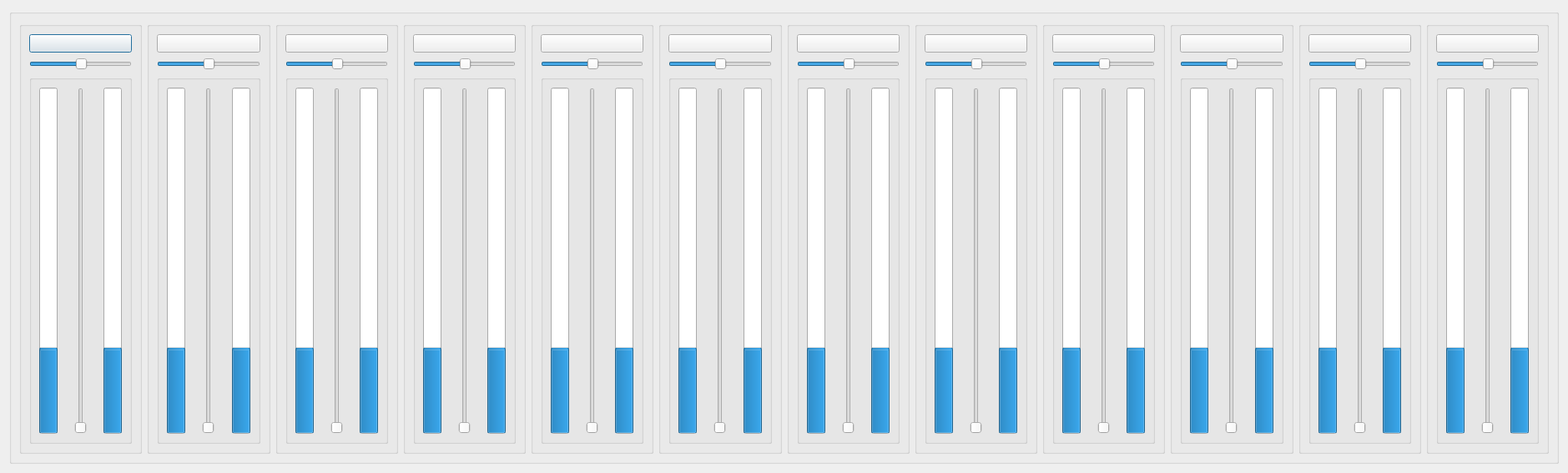
<?xml version="1.0" encoding="UTF-8"?>
<ui version="4.0">
 <class>VentanaMixer</class>
 <widget class="QDialog" name="VentanaMixer">
  <property name="geometry">
   <rect>
    <x>0</x>
    <y>0</y>
    <width>1879</width>
    <height>567</height>
   </rect>
  </property>
  <property name="windowTitle">
   <string>Dialog</string>
  </property>
  <layout class="QHBoxLayout" name="horizontalLayout_3">
   <item>
    <widget class="QGroupBox" name="GrupoTodosLosFader">
     <layout class="QHBoxLayout" name="horizontalLayout_18">
      <item>
       <widget class="QGroupBox" name="GrupoCanal_1">
        <layout class="QVBoxLayout" name="verticalLayout_30">
         <item>
          <layout class="QVBoxLayout" name="verticalLayout_31">
           <item>
            <widget class="QPushButton" name="BotonSetCanal_15">
             <property name="sizePolicy">
              <sizepolicy hsizetype="Expanding" vsizetype="Fixed">
               <horstretch>0</horstretch>
               <verstretch>0</verstretch>
              </sizepolicy>
             </property>
             <property name="text">
              <string/>
             </property>
            </widget>
           </item>
           <item>
            <widget class="QSlider" name="PaneoCanal_15">
             <property name="sizePolicy">
              <sizepolicy hsizetype="Expanding" vsizetype="Fixed">
               <horstretch>0</horstretch>
               <verstretch>0</verstretch>
              </sizepolicy>
             </property>
             <property name="font">
              <font>
               <kerning>true</kerning>
              </font>
             </property>
             <property name="value">
              <number>50</number>
             </property>
             <property name="tracking">
              <bool>true</bool>
             </property>
             <property name="orientation">
              <enum>Qt::Horizontal</enum>
             </property>
            </widget>
           </item>
           <item>
            <widget class="QGroupBox" name="GrupoFaderMeter_15">
             <layout class="QHBoxLayout" name="horizontalLayout_17">
              <item>
               <widget class="QProgressBar" name="BarraCanal1L">
                <property name="sizePolicy">
                 <sizepolicy hsizetype="Fixed" vsizetype="Expanding">
                  <horstretch>0</horstretch>
                  <verstretch>0</verstretch>
                 </sizepolicy>
                </property>
                <property name="value">
                 <number>24</number>
                </property>
                <property name="textVisible">
                 <bool>false</bool>
                </property>
                <property name="orientation">
                 <enum>Qt::Vertical</enum>
                </property>
               </widget>
              </item>
              <item>
               <widget class="QSlider" name="Fader1">
                <property name="sizePolicy">
                 <sizepolicy hsizetype="Expanding" vsizetype="Expanding">
                  <horstretch>0</horstretch>
                  <verstretch>0</verstretch>
                 </sizepolicy>
                </property>
                <property name="orientation">
                 <enum>Qt::Vertical</enum>
                </property>
               </widget>
              </item>
              <item>
               <widget class="QProgressBar" name="BarraCanal1R">
                <property name="sizePolicy">
                 <sizepolicy hsizetype="Fixed" vsizetype="Expanding">
                  <horstretch>0</horstretch>
                  <verstretch>0</verstretch>
                 </sizepolicy>
                </property>
                <property name="value">
                 <number>24</number>
                </property>
                <property name="textVisible">
                 <bool>false</bool>
                </property>
                <property name="orientation">
                 <enum>Qt::Vertical</enum>
                </property>
               </widget>
              </item>
             </layout>
            </widget>
           </item>
          </layout>
         </item>
        </layout>
       </widget>
      </item>
      <item>
       <widget class="QGroupBox" name="GrupoCanal_2">
        <layout class="QVBoxLayout" name="verticalLayout_8">
         <item>
          <layout class="QVBoxLayout" name="verticalLayout_9">
           <item>
            <widget class="QPushButton" name="BotonSetCanal_4">
             <property name="sizePolicy">
              <sizepolicy hsizetype="Expanding" vsizetype="Fixed">
               <horstretch>0</horstretch>
               <verstretch>0</verstretch>
              </sizepolicy>
             </property>
             <property name="text">
              <string/>
             </property>
            </widget>
           </item>
           <item>
            <widget class="QSlider" name="PaneoCanal_4">
             <property name="sizePolicy">
              <sizepolicy hsizetype="Expanding" vsizetype="Fixed">
               <horstretch>0</horstretch>
               <verstretch>0</verstretch>
              </sizepolicy>
             </property>
             <property name="font">
              <font>
               <kerning>true</kerning>
              </font>
             </property>
             <property name="value">
              <number>50</number>
             </property>
             <property name="tracking">
              <bool>true</bool>
             </property>
             <property name="orientation">
              <enum>Qt::Horizontal</enum>
             </property>
            </widget>
           </item>
           <item>
            <widget class="QGroupBox" name="GrupoFaderMeter_4">
             <layout class="QHBoxLayout" name="horizontalLayout_6">
              <item>
               <widget class="QProgressBar" name="BarraCanal2L">
                <property name="sizePolicy">
                 <sizepolicy hsizetype="Fixed" vsizetype="Expanding">
                  <horstretch>0</horstretch>
                  <verstretch>0</verstretch>
                 </sizepolicy>
                </property>
                <property name="value">
                 <number>24</number>
                </property>
                <property name="textVisible">
                 <bool>false</bool>
                </property>
                <property name="orientation">
                 <enum>Qt::Vertical</enum>
                </property>
               </widget>
              </item>
              <item>
               <widget class="QSlider" name="Fader2">
                <property name="sizePolicy">
                 <sizepolicy hsizetype="Expanding" vsizetype="Expanding">
                  <horstretch>0</horstretch>
                  <verstretch>0</verstretch>
                 </sizepolicy>
                </property>
                <property name="orientation">
                 <enum>Qt::Vertical</enum>
                </property>
               </widget>
              </item>
              <item>
               <widget class="QProgressBar" name="BarraCanal2R">
                <property name="sizePolicy">
                 <sizepolicy hsizetype="Fixed" vsizetype="Expanding">
                  <horstretch>0</horstretch>
                  <verstretch>0</verstretch>
                 </sizepolicy>
                </property>
                <property name="value">
                 <number>24</number>
                </property>
                <property name="textVisible">
                 <bool>false</bool>
                </property>
                <property name="orientation">
                 <enum>Qt::Vertical</enum>
                </property>
               </widget>
              </item>
             </layout>
            </widget>
           </item>
          </layout>
         </item>
        </layout>
       </widget>
      </item>
      <item>
       <widget class="QGroupBox" name="GrupoCanal_3">
        <layout class="QVBoxLayout" name="verticalLayout_10">
         <item>
          <layout class="QVBoxLayout" name="verticalLayout_11">
           <item>
            <widget class="QPushButton" name="BotonSetCanal_5">
             <property name="sizePolicy">
              <sizepolicy hsizetype="Expanding" vsizetype="Fixed">
               <horstretch>0</horstretch>
               <verstretch>0</verstretch>
              </sizepolicy>
             </property>
             <property name="text">
              <string/>
             </property>
            </widget>
           </item>
           <item>
            <widget class="QSlider" name="PaneoCanal_5">
             <property name="sizePolicy">
              <sizepolicy hsizetype="Expanding" vsizetype="Fixed">
               <horstretch>0</horstretch>
               <verstretch>0</verstretch>
              </sizepolicy>
             </property>
             <property name="font">
              <font>
               <kerning>true</kerning>
              </font>
             </property>
             <property name="value">
              <number>50</number>
             </property>
             <property name="tracking">
              <bool>true</bool>
             </property>
             <property name="orientation">
              <enum>Qt::Horizontal</enum>
             </property>
            </widget>
           </item>
           <item>
            <widget class="QGroupBox" name="GrupoFaderMeter_5">
             <layout class="QHBoxLayout" name="horizontalLayout_7">
              <item>
               <widget class="QProgressBar" name="BarraCanal3L">
                <property name="sizePolicy">
                 <sizepolicy hsizetype="Fixed" vsizetype="Expanding">
                  <horstretch>0</horstretch>
                  <verstretch>0</verstretch>
                 </sizepolicy>
                </property>
                <property name="value">
                 <number>24</number>
                </property>
                <property name="textVisible">
                 <bool>false</bool>
                </property>
                <property name="orientation">
                 <enum>Qt::Vertical</enum>
                </property>
               </widget>
              </item>
              <item>
               <widget class="QSlider" name="Fader3">
                <property name="sizePolicy">
                 <sizepolicy hsizetype="Expanding" vsizetype="Expanding">
                  <horstretch>0</horstretch>
                  <verstretch>0</verstretch>
                 </sizepolicy>
                </property>
                <property name="orientation">
                 <enum>Qt::Vertical</enum>
                </property>
               </widget>
              </item>
              <item>
               <widget class="QProgressBar" name="BarraCanal3R">
                <property name="sizePolicy">
                 <sizepolicy hsizetype="Fixed" vsizetype="Expanding">
                  <horstretch>0</horstretch>
                  <verstretch>0</verstretch>
                 </sizepolicy>
                </property>
                <property name="value">
                 <number>24</number>
                </property>
                <property name="textVisible">
                 <bool>false</bool>
                </property>
                <property name="orientation">
                 <enum>Qt::Vertical</enum>
                </property>
               </widget>
              </item>
             </layout>
            </widget>
           </item>
          </layout>
         </item>
        </layout>
       </widget>
      </item>
      <item>
       <widget class="QGroupBox" name="GrupoCanal_4">
        <layout class="QVBoxLayout" name="verticalLayout_12">
         <item>
          <layout class="QVBoxLayout" name="verticalLayout_13">
           <item>
            <widget class="QPushButton" name="BotonSetCanal_6">
             <property name="sizePolicy">
              <sizepolicy hsizetype="Expanding" vsizetype="Fixed">
               <horstretch>0</horstretch>
               <verstretch>0</verstretch>
              </sizepolicy>
             </property>
             <property name="text">
              <string/>
             </property>
            </widget>
           </item>
           <item>
            <widget class="QSlider" name="PaneoCanal_6">
             <property name="sizePolicy">
              <sizepolicy hsizetype="Expanding" vsizetype="Fixed">
               <horstretch>0</horstretch>
               <verstretch>0</verstretch>
              </sizepolicy>
             </property>
             <property name="font">
              <font>
               <kerning>true</kerning>
              </font>
             </property>
             <property name="value">
              <number>50</number>
             </property>
             <property name="tracking">
              <bool>true</bool>
             </property>
             <property name="orientation">
              <enum>Qt::Horizontal</enum>
             </property>
            </widget>
           </item>
           <item>
            <widget class="QGroupBox" name="GrupoFaderMeter_6">
             <layout class="QHBoxLayout" name="horizontalLayout_8">
              <item>
               <widget class="QProgressBar" name="MeterLCanall_6">
                <property name="sizePolicy">
                 <sizepolicy hsizetype="Fixed" vsizetype="Expanding">
                  <horstretch>0</horstretch>
                  <verstretch>0</verstretch>
                 </sizepolicy>
                </property>
                <property name="value">
                 <number>24</number>
                </property>
                <property name="textVisible">
                 <bool>false</bool>
                </property>
                <property name="orientation">
                 <enum>Qt::Vertical</enum>
                </property>
               </widget>
              </item>
              <item>
               <widget class="QSlider" name="FaderCanal_6">
                <property name="sizePolicy">
                 <sizepolicy hsizetype="Expanding" vsizetype="Expanding">
                  <horstretch>0</horstretch>
                  <verstretch>0</verstretch>
                 </sizepolicy>
                </property>
                <property name="orientation">
                 <enum>Qt::Vertical</enum>
                </property>
               </widget>
              </item>
              <item>
               <widget class="QProgressBar" name="MeterRCanal_6">
                <property name="sizePolicy">
                 <sizepolicy hsizetype="Fixed" vsizetype="Expanding">
                  <horstretch>0</horstretch>
                  <verstretch>0</verstretch>
                 </sizepolicy>
                </property>
                <property name="value">
                 <number>24</number>
                </property>
                <property name="textVisible">
                 <bool>false</bool>
                </property>
                <property name="orientation">
                 <enum>Qt::Vertical</enum>
                </property>
               </widget>
              </item>
             </layout>
            </widget>
           </item>
          </layout>
         </item>
        </layout>
       </widget>
      </item>
      <item>
       <widget class="QGroupBox" name="GrupoCanal_5">
        <layout class="QVBoxLayout" name="verticalLayout_14">
         <item>
          <layout class="QVBoxLayout" name="verticalLayout_15">
           <item>
            <widget class="QPushButton" name="BotonSetCanal_7">
             <property name="sizePolicy">
              <sizepolicy hsizetype="Expanding" vsizetype="Fixed">
               <horstretch>0</horstretch>
               <verstretch>0</verstretch>
              </sizepolicy>
             </property>
             <property name="text">
              <string/>
             </property>
            </widget>
           </item>
           <item>
            <widget class="QSlider" name="PaneoCanal_7">
             <property name="sizePolicy">
              <sizepolicy hsizetype="Expanding" vsizetype="Fixed">
               <horstretch>0</horstretch>
               <verstretch>0</verstretch>
              </sizepolicy>
             </property>
             <property name="font">
              <font>
               <kerning>true</kerning>
              </font>
             </property>
             <property name="value">
              <number>50</number>
             </property>
             <property name="tracking">
              <bool>true</bool>
             </property>
             <property name="orientation">
              <enum>Qt::Horizontal</enum>
             </property>
            </widget>
           </item>
           <item>
            <widget class="QGroupBox" name="GrupoFaderMeter_7">
             <layout class="QHBoxLayout" name="horizontalLayout_9">
              <item>
               <widget class="QProgressBar" name="MeterLCanall_7">
                <property name="sizePolicy">
                 <sizepolicy hsizetype="Fixed" vsizetype="Expanding">
                  <horstretch>0</horstretch>
                  <verstretch>0</verstretch>
                 </sizepolicy>
                </property>
                <property name="value">
                 <number>24</number>
                </property>
                <property name="textVisible">
                 <bool>false</bool>
                </property>
                <property name="orientation">
                 <enum>Qt::Vertical</enum>
                </property>
               </widget>
              </item>
              <item>
               <widget class="QSlider" name="FaderCanal_7">
                <property name="sizePolicy">
                 <sizepolicy hsizetype="Expanding" vsizetype="Expanding">
                  <horstretch>0</horstretch>
                  <verstretch>0</verstretch>
                 </sizepolicy>
                </property>
                <property name="orientation">
                 <enum>Qt::Vertical</enum>
                </property>
               </widget>
              </item>
              <item>
               <widget class="QProgressBar" name="MeterRCanal_7">
                <property name="sizePolicy">
                 <sizepolicy hsizetype="Fixed" vsizetype="Expanding">
                  <horstretch>0</horstretch>
                  <verstretch>0</verstretch>
                 </sizepolicy>
                </property>
                <property name="value">
                 <number>24</number>
                </property>
                <property name="textVisible">
                 <bool>false</bool>
                </property>
                <property name="orientation">
                 <enum>Qt::Vertical</enum>
                </property>
               </widget>
              </item>
             </layout>
            </widget>
           </item>
          </layout>
         </item>
        </layout>
       </widget>
      </item>
      <item>
       <widget class="QGroupBox" name="GrupoCanal_6">
        <layout class="QVBoxLayout" name="verticalLayout_16">
         <item>
          <layout class="QVBoxLayout" name="verticalLayout_17">
           <item>
            <widget class="QPushButton" name="BotonSetCanal_8">
             <property name="sizePolicy">
              <sizepolicy hsizetype="Expanding" vsizetype="Fixed">
               <horstretch>0</horstretch>
               <verstretch>0</verstretch>
              </sizepolicy>
             </property>
             <property name="text">
              <string/>
             </property>
            </widget>
           </item>
           <item>
            <widget class="QSlider" name="PaneoCanal_8">
             <property name="sizePolicy">
              <sizepolicy hsizetype="Expanding" vsizetype="Fixed">
               <horstretch>0</horstretch>
               <verstretch>0</verstretch>
              </sizepolicy>
             </property>
             <property name="font">
              <font>
               <kerning>true</kerning>
              </font>
             </property>
             <property name="value">
              <number>50</number>
             </property>
             <property name="tracking">
              <bool>true</bool>
             </property>
             <property name="orientation">
              <enum>Qt::Horizontal</enum>
             </property>
            </widget>
           </item>
           <item>
            <widget class="QGroupBox" name="GrupoFaderMeter_8">
             <layout class="QHBoxLayout" name="horizontalLayout_10">
              <item>
               <widget class="QProgressBar" name="MeterLCanall_8">
                <property name="sizePolicy">
                 <sizepolicy hsizetype="Fixed" vsizetype="Expanding">
                  <horstretch>0</horstretch>
                  <verstretch>0</verstretch>
                 </sizepolicy>
                </property>
                <property name="value">
                 <number>24</number>
                </property>
                <property name="textVisible">
                 <bool>false</bool>
                </property>
                <property name="orientation">
                 <enum>Qt::Vertical</enum>
                </property>
               </widget>
              </item>
              <item>
               <widget class="QSlider" name="FaderCanal_8">
                <property name="sizePolicy">
                 <sizepolicy hsizetype="Expanding" vsizetype="Expanding">
                  <horstretch>0</horstretch>
                  <verstretch>0</verstretch>
                 </sizepolicy>
                </property>
                <property name="orientation">
                 <enum>Qt::Vertical</enum>
                </property>
               </widget>
              </item>
              <item>
               <widget class="QProgressBar" name="MeterRCanal_8">
                <property name="sizePolicy">
                 <sizepolicy hsizetype="Fixed" vsizetype="Expanding">
                  <horstretch>0</horstretch>
                  <verstretch>0</verstretch>
                 </sizepolicy>
                </property>
                <property name="value">
                 <number>24</number>
                </property>
                <property name="textVisible">
                 <bool>false</bool>
                </property>
                <property name="orientation">
                 <enum>Qt::Vertical</enum>
                </property>
               </widget>
              </item>
             </layout>
            </widget>
           </item>
          </layout>
         </item>
        </layout>
       </widget>
      </item>
      <item>
       <widget class="QGroupBox" name="GrupoCanal_7">
        <layout class="QVBoxLayout" name="verticalLayout_18">
         <item>
          <layout class="QVBoxLayout" name="verticalLayout_19">
           <item>
            <widget class="QPushButton" name="BotonSetCanal_9">
             <property name="sizePolicy">
              <sizepolicy hsizetype="Expanding" vsizetype="Fixed">
               <horstretch>0</horstretch>
               <verstretch>0</verstretch>
              </sizepolicy>
             </property>
             <property name="text">
              <string/>
             </property>
            </widget>
           </item>
           <item>
            <widget class="QSlider" name="PaneoCanal_9">
             <property name="sizePolicy">
              <sizepolicy hsizetype="Expanding" vsizetype="Fixed">
               <horstretch>0</horstretch>
               <verstretch>0</verstretch>
              </sizepolicy>
             </property>
             <property name="font">
              <font>
               <kerning>true</kerning>
              </font>
             </property>
             <property name="value">
              <number>50</number>
             </property>
             <property name="tracking">
              <bool>true</bool>
             </property>
             <property name="orientation">
              <enum>Qt::Horizontal</enum>
             </property>
            </widget>
           </item>
           <item>
            <widget class="QGroupBox" name="GrupoFaderMeter_9">
             <layout class="QHBoxLayout" name="horizontalLayout_11">
              <item>
               <widget class="QProgressBar" name="MeterLCanall_9">
                <property name="sizePolicy">
                 <sizepolicy hsizetype="Fixed" vsizetype="Expanding">
                  <horstretch>0</horstretch>
                  <verstretch>0</verstretch>
                 </sizepolicy>
                </property>
                <property name="value">
                 <number>24</number>
                </property>
                <property name="textVisible">
                 <bool>false</bool>
                </property>
                <property name="orientation">
                 <enum>Qt::Vertical</enum>
                </property>
               </widget>
              </item>
              <item>
               <widget class="QSlider" name="FaderCanal_9">
                <property name="sizePolicy">
                 <sizepolicy hsizetype="Expanding" vsizetype="Expanding">
                  <horstretch>0</horstretch>
                  <verstretch>0</verstretch>
                 </sizepolicy>
                </property>
                <property name="orientation">
                 <enum>Qt::Vertical</enum>
                </property>
               </widget>
              </item>
              <item>
               <widget class="QProgressBar" name="MeterRCanal_9">
                <property name="sizePolicy">
                 <sizepolicy hsizetype="Fixed" vsizetype="Expanding">
                  <horstretch>0</horstretch>
                  <verstretch>0</verstretch>
                 </sizepolicy>
                </property>
                <property name="value">
                 <number>24</number>
                </property>
                <property name="textVisible">
                 <bool>false</bool>
                </property>
                <property name="orientation">
                 <enum>Qt::Vertical</enum>
                </property>
               </widget>
              </item>
             </layout>
            </widget>
           </item>
          </layout>
         </item>
        </layout>
       </widget>
      </item>
      <item>
       <widget class="QGroupBox" name="GrupoCanal_8">
        <layout class="QVBoxLayout" name="verticalLayout_20">
         <item>
          <layout class="QVBoxLayout" name="verticalLayout_21">
           <item>
            <widget class="QPushButton" name="BotonSetCanal_10">
             <property name="sizePolicy">
              <sizepolicy hsizetype="Expanding" vsizetype="Fixed">
               <horstretch>0</horstretch>
               <verstretch>0</verstretch>
              </sizepolicy>
             </property>
             <property name="text">
              <string/>
             </property>
            </widget>
           </item>
           <item>
            <widget class="QSlider" name="PaneoCanal_10">
             <property name="sizePolicy">
              <sizepolicy hsizetype="Expanding" vsizetype="Fixed">
               <horstretch>0</horstretch>
               <verstretch>0</verstretch>
              </sizepolicy>
             </property>
             <property name="font">
              <font>
               <kerning>true</kerning>
              </font>
             </property>
             <property name="value">
              <number>50</number>
             </property>
             <property name="tracking">
              <bool>true</bool>
             </property>
             <property name="orientation">
              <enum>Qt::Horizontal</enum>
             </property>
            </widget>
           </item>
           <item>
            <widget class="QGroupBox" name="GrupoFaderMeter_10">
             <layout class="QHBoxLayout" name="horizontalLayout_12">
              <item>
               <widget class="QProgressBar" name="MeterLCanall_10">
                <property name="sizePolicy">
                 <sizepolicy hsizetype="Fixed" vsizetype="Expanding">
                  <horstretch>0</horstretch>
                  <verstretch>0</verstretch>
                 </sizepolicy>
                </property>
                <property name="value">
                 <number>24</number>
                </property>
                <property name="textVisible">
                 <bool>false</bool>
                </property>
                <property name="orientation">
                 <enum>Qt::Vertical</enum>
                </property>
               </widget>
              </item>
              <item>
               <widget class="QSlider" name="FaderCanal_10">
                <property name="sizePolicy">
                 <sizepolicy hsizetype="Expanding" vsizetype="Expanding">
                  <horstretch>0</horstretch>
                  <verstretch>0</verstretch>
                 </sizepolicy>
                </property>
                <property name="orientation">
                 <enum>Qt::Vertical</enum>
                </property>
               </widget>
              </item>
              <item>
               <widget class="QProgressBar" name="MeterRCanal_10">
                <property name="sizePolicy">
                 <sizepolicy hsizetype="Fixed" vsizetype="Expanding">
                  <horstretch>0</horstretch>
                  <verstretch>0</verstretch>
                 </sizepolicy>
                </property>
                <property name="value">
                 <number>24</number>
                </property>
                <property name="textVisible">
                 <bool>false</bool>
                </property>
                <property name="orientation">
                 <enum>Qt::Vertical</enum>
                </property>
               </widget>
              </item>
             </layout>
            </widget>
           </item>
          </layout>
         </item>
        </layout>
       </widget>
      </item>
      <item>
       <widget class="QGroupBox" name="GrupoCanal_9">
        <layout class="QVBoxLayout" name="verticalLayout_22">
         <item>
          <layout class="QVBoxLayout" name="verticalLayout_23">
           <item>
            <widget class="QPushButton" name="BotonSetCanal_11">
             <property name="sizePolicy">
              <sizepolicy hsizetype="Expanding" vsizetype="Fixed">
               <horstretch>0</horstretch>
               <verstretch>0</verstretch>
              </sizepolicy>
             </property>
             <property name="text">
              <string/>
             </property>
            </widget>
           </item>
           <item>
            <widget class="QSlider" name="PaneoCanal_11">
             <property name="sizePolicy">
              <sizepolicy hsizetype="Expanding" vsizetype="Fixed">
               <horstretch>0</horstretch>
               <verstretch>0</verstretch>
              </sizepolicy>
             </property>
             <property name="font">
              <font>
               <kerning>true</kerning>
              </font>
             </property>
             <property name="value">
              <number>50</number>
             </property>
             <property name="tracking">
              <bool>true</bool>
             </property>
             <property name="orientation">
              <enum>Qt::Horizontal</enum>
             </property>
            </widget>
           </item>
           <item>
            <widget class="QGroupBox" name="GrupoFaderMeter_11">
             <layout class="QHBoxLayout" name="horizontalLayout_13">
              <item>
               <widget class="QProgressBar" name="MeterLCanall_11">
                <property name="sizePolicy">
                 <sizepolicy hsizetype="Fixed" vsizetype="Expanding">
                  <horstretch>0</horstretch>
                  <verstretch>0</verstretch>
                 </sizepolicy>
                </property>
                <property name="value">
                 <number>24</number>
                </property>
                <property name="textVisible">
                 <bool>false</bool>
                </property>
                <property name="orientation">
                 <enum>Qt::Vertical</enum>
                </property>
               </widget>
              </item>
              <item>
               <widget class="QSlider" name="FaderCanal_11">
                <property name="sizePolicy">
                 <sizepolicy hsizetype="Expanding" vsizetype="Expanding">
                  <horstretch>0</horstretch>
                  <verstretch>0</verstretch>
                 </sizepolicy>
                </property>
                <property name="orientation">
                 <enum>Qt::Vertical</enum>
                </property>
               </widget>
              </item>
              <item>
               <widget class="QProgressBar" name="MeterRCanal_11">
                <property name="sizePolicy">
                 <sizepolicy hsizetype="Fixed" vsizetype="Expanding">
                  <horstretch>0</horstretch>
                  <verstretch>0</verstretch>
                 </sizepolicy>
                </property>
                <property name="value">
                 <number>24</number>
                </property>
                <property name="textVisible">
                 <bool>false</bool>
                </property>
                <property name="orientation">
                 <enum>Qt::Vertical</enum>
                </property>
               </widget>
              </item>
             </layout>
            </widget>
           </item>
          </layout>
         </item>
        </layout>
       </widget>
      </item>
      <item>
       <widget class="QGroupBox" name="GrupoCanal_10">
        <layout class="QVBoxLayout" name="verticalLayout_24">
         <item>
          <layout class="QVBoxLayout" name="verticalLayout_25">
           <item>
            <widget class="QPushButton" name="BotonSetCanal_12">
             <property name="sizePolicy">
              <sizepolicy hsizetype="Expanding" vsizetype="Fixed">
               <horstretch>0</horstretch>
               <verstretch>0</verstretch>
              </sizepolicy>
             </property>
             <property name="text">
              <string/>
             </property>
            </widget>
           </item>
           <item>
            <widget class="QSlider" name="PaneoCanal_12">
             <property name="sizePolicy">
              <sizepolicy hsizetype="Expanding" vsizetype="Fixed">
               <horstretch>0</horstretch>
               <verstretch>0</verstretch>
              </sizepolicy>
             </property>
             <property name="font">
              <font>
               <kerning>true</kerning>
              </font>
             </property>
             <property name="value">
              <number>50</number>
             </property>
             <property name="tracking">
              <bool>true</bool>
             </property>
             <property name="orientation">
              <enum>Qt::Horizontal</enum>
             </property>
            </widget>
           </item>
           <item>
            <widget class="QGroupBox" name="GrupoFaderMeter_12">
             <layout class="QHBoxLayout" name="horizontalLayout_14">
              <item>
               <widget class="QProgressBar" name="MeterLCanall_12">
                <property name="sizePolicy">
                 <sizepolicy hsizetype="Fixed" vsizetype="Expanding">
                  <horstretch>0</horstretch>
                  <verstretch>0</verstretch>
                 </sizepolicy>
                </property>
                <property name="value">
                 <number>24</number>
                </property>
                <property name="textVisible">
                 <bool>false</bool>
                </property>
                <property name="orientation">
                 <enum>Qt::Vertical</enum>
                </property>
               </widget>
              </item>
              <item>
               <widget class="QSlider" name="FaderCanal_12">
                <property name="sizePolicy">
                 <sizepolicy hsizetype="Expanding" vsizetype="Expanding">
                  <horstretch>0</horstretch>
                  <verstretch>0</verstretch>
                 </sizepolicy>
                </property>
                <property name="orientation">
                 <enum>Qt::Vertical</enum>
                </property>
               </widget>
              </item>
              <item>
               <widget class="QProgressBar" name="MeterRCanal_12">
                <property name="sizePolicy">
                 <sizepolicy hsizetype="Fixed" vsizetype="Expanding">
                  <horstretch>0</horstretch>
                  <verstretch>0</verstretch>
                 </sizepolicy>
                </property>
                <property name="value">
                 <number>24</number>
                </property>
                <property name="textVisible">
                 <bool>false</bool>
                </property>
                <property name="orientation">
                 <enum>Qt::Vertical</enum>
                </property>
               </widget>
              </item>
             </layout>
            </widget>
           </item>
          </layout>
         </item>
        </layout>
       </widget>
      </item>
      <item>
       <widget class="QGroupBox" name="GrupoCanal_11">
        <layout class="QVBoxLayout" name="verticalLayout_26">
         <item>
          <layout class="QVBoxLayout" name="verticalLayout_27">
           <item>
            <widget class="QPushButton" name="BotonSetCanal_13">
             <property name="sizePolicy">
              <sizepolicy hsizetype="Expanding" vsizetype="Fixed">
               <horstretch>0</horstretch>
               <verstretch>0</verstretch>
              </sizepolicy>
             </property>
             <property name="text">
              <string/>
             </property>
            </widget>
           </item>
           <item>
            <widget class="QSlider" name="PaneoCanal_13">
             <property name="sizePolicy">
              <sizepolicy hsizetype="Expanding" vsizetype="Fixed">
               <horstretch>0</horstretch>
               <verstretch>0</verstretch>
              </sizepolicy>
             </property>
             <property name="font">
              <font>
               <kerning>true</kerning>
              </font>
             </property>
             <property name="value">
              <number>50</number>
             </property>
             <property name="tracking">
              <bool>true</bool>
             </property>
             <property name="orientation">
              <enum>Qt::Horizontal</enum>
             </property>
            </widget>
           </item>
           <item>
            <widget class="QGroupBox" name="GrupoFaderMeter_13">
             <layout class="QHBoxLayout" name="horizontalLayout_15">
              <item>
               <widget class="QProgressBar" name="MeterLCanall_13">
                <property name="sizePolicy">
                 <sizepolicy hsizetype="Fixed" vsizetype="Expanding">
                  <horstretch>0</horstretch>
                  <verstretch>0</verstretch>
                 </sizepolicy>
                </property>
                <property name="value">
                 <number>24</number>
                </property>
                <property name="textVisible">
                 <bool>false</bool>
                </property>
                <property name="orientation">
                 <enum>Qt::Vertical</enum>
                </property>
               </widget>
              </item>
              <item>
               <widget class="QSlider" name="FaderCanal_13">
                <property name="sizePolicy">
                 <sizepolicy hsizetype="Expanding" vsizetype="Expanding">
                  <horstretch>0</horstretch>
                  <verstretch>0</verstretch>
                 </sizepolicy>
                </property>
                <property name="orientation">
                 <enum>Qt::Vertical</enum>
                </property>
               </widget>
              </item>
              <item>
               <widget class="QProgressBar" name="MeterRCanal_13">
                <property name="sizePolicy">
                 <sizepolicy hsizetype="Fixed" vsizetype="Expanding">
                  <horstretch>0</horstretch>
                  <verstretch>0</verstretch>
                 </sizepolicy>
                </property>
                <property name="value">
                 <number>24</number>
                </property>
                <property name="textVisible">
                 <bool>false</bool>
                </property>
                <property name="orientation">
                 <enum>Qt::Vertical</enum>
                </property>
               </widget>
              </item>
             </layout>
            </widget>
           </item>
          </layout>
         </item>
        </layout>
       </widget>
      </item>
      <item>
       <widget class="QGroupBox" name="GrupoCanal_12">
        <layout class="QVBoxLayout" name="verticalLayout_28">
         <item>
          <layout class="QVBoxLayout" name="verticalLayout_29">
           <item>
            <widget class="QPushButton" name="BotonSetCanal_14">
             <property name="sizePolicy">
              <sizepolicy hsizetype="Expanding" vsizetype="Fixed">
               <horstretch>0</horstretch>
               <verstretch>0</verstretch>
              </sizepolicy>
             </property>
             <property name="text">
              <string/>
             </property>
            </widget>
           </item>
           <item>
            <widget class="QSlider" name="PaneoCanal_14">
             <property name="sizePolicy">
              <sizepolicy hsizetype="Expanding" vsizetype="Fixed">
               <horstretch>0</horstretch>
               <verstretch>0</verstretch>
              </sizepolicy>
             </property>
             <property name="font">
              <font>
               <kerning>true</kerning>
              </font>
             </property>
             <property name="value">
              <number>50</number>
             </property>
             <property name="tracking">
              <bool>true</bool>
             </property>
             <property name="orientation">
              <enum>Qt::Horizontal</enum>
             </property>
            </widget>
           </item>
           <item>
            <widget class="QGroupBox" name="GrupoFaderMeter_14">
             <layout class="QHBoxLayout" name="horizontalLayout_16">
              <item>
               <widget class="QProgressBar" name="MeterLCanall_14">
                <property name="sizePolicy">
                 <sizepolicy hsizetype="Fixed" vsizetype="Expanding">
                  <horstretch>0</horstretch>
                  <verstretch>0</verstretch>
                 </sizepolicy>
                </property>
                <property name="value">
                 <number>24</number>
                </property>
                <property name="textVisible">
                 <bool>false</bool>
                </property>
                <property name="orientation">
                 <enum>Qt::Vertical</enum>
                </property>
               </widget>
              </item>
              <item>
               <widget class="QSlider" name="FaderCanal_14">
                <property name="sizePolicy">
                 <sizepolicy hsizetype="Expanding" vsizetype="Expanding">
                  <horstretch>0</horstretch>
                  <verstretch>0</verstretch>
                 </sizepolicy>
                </property>
                <property name="orientation">
                 <enum>Qt::Vertical</enum>
                </property>
               </widget>
              </item>
              <item>
               <widget class="QProgressBar" name="MeterRCanal_14">
                <property name="sizePolicy">
                 <sizepolicy hsizetype="Fixed" vsizetype="Expanding">
                  <horstretch>0</horstretch>
                  <verstretch>0</verstretch>
                 </sizepolicy>
                </property>
                <property name="value">
                 <number>24</number>
                </property>
                <property name="textVisible">
                 <bool>false</bool>
                </property>
                <property name="orientation">
                 <enum>Qt::Vertical</enum>
                </property>
               </widget>
              </item>
             </layout>
            </widget>
           </item>
          </layout>
         </item>
        </layout>
       </widget>
      </item>
     </layout>
    </widget>
   </item>
  </layout>
 </widget>
 <resources/>
 <connections/>
</ui>
